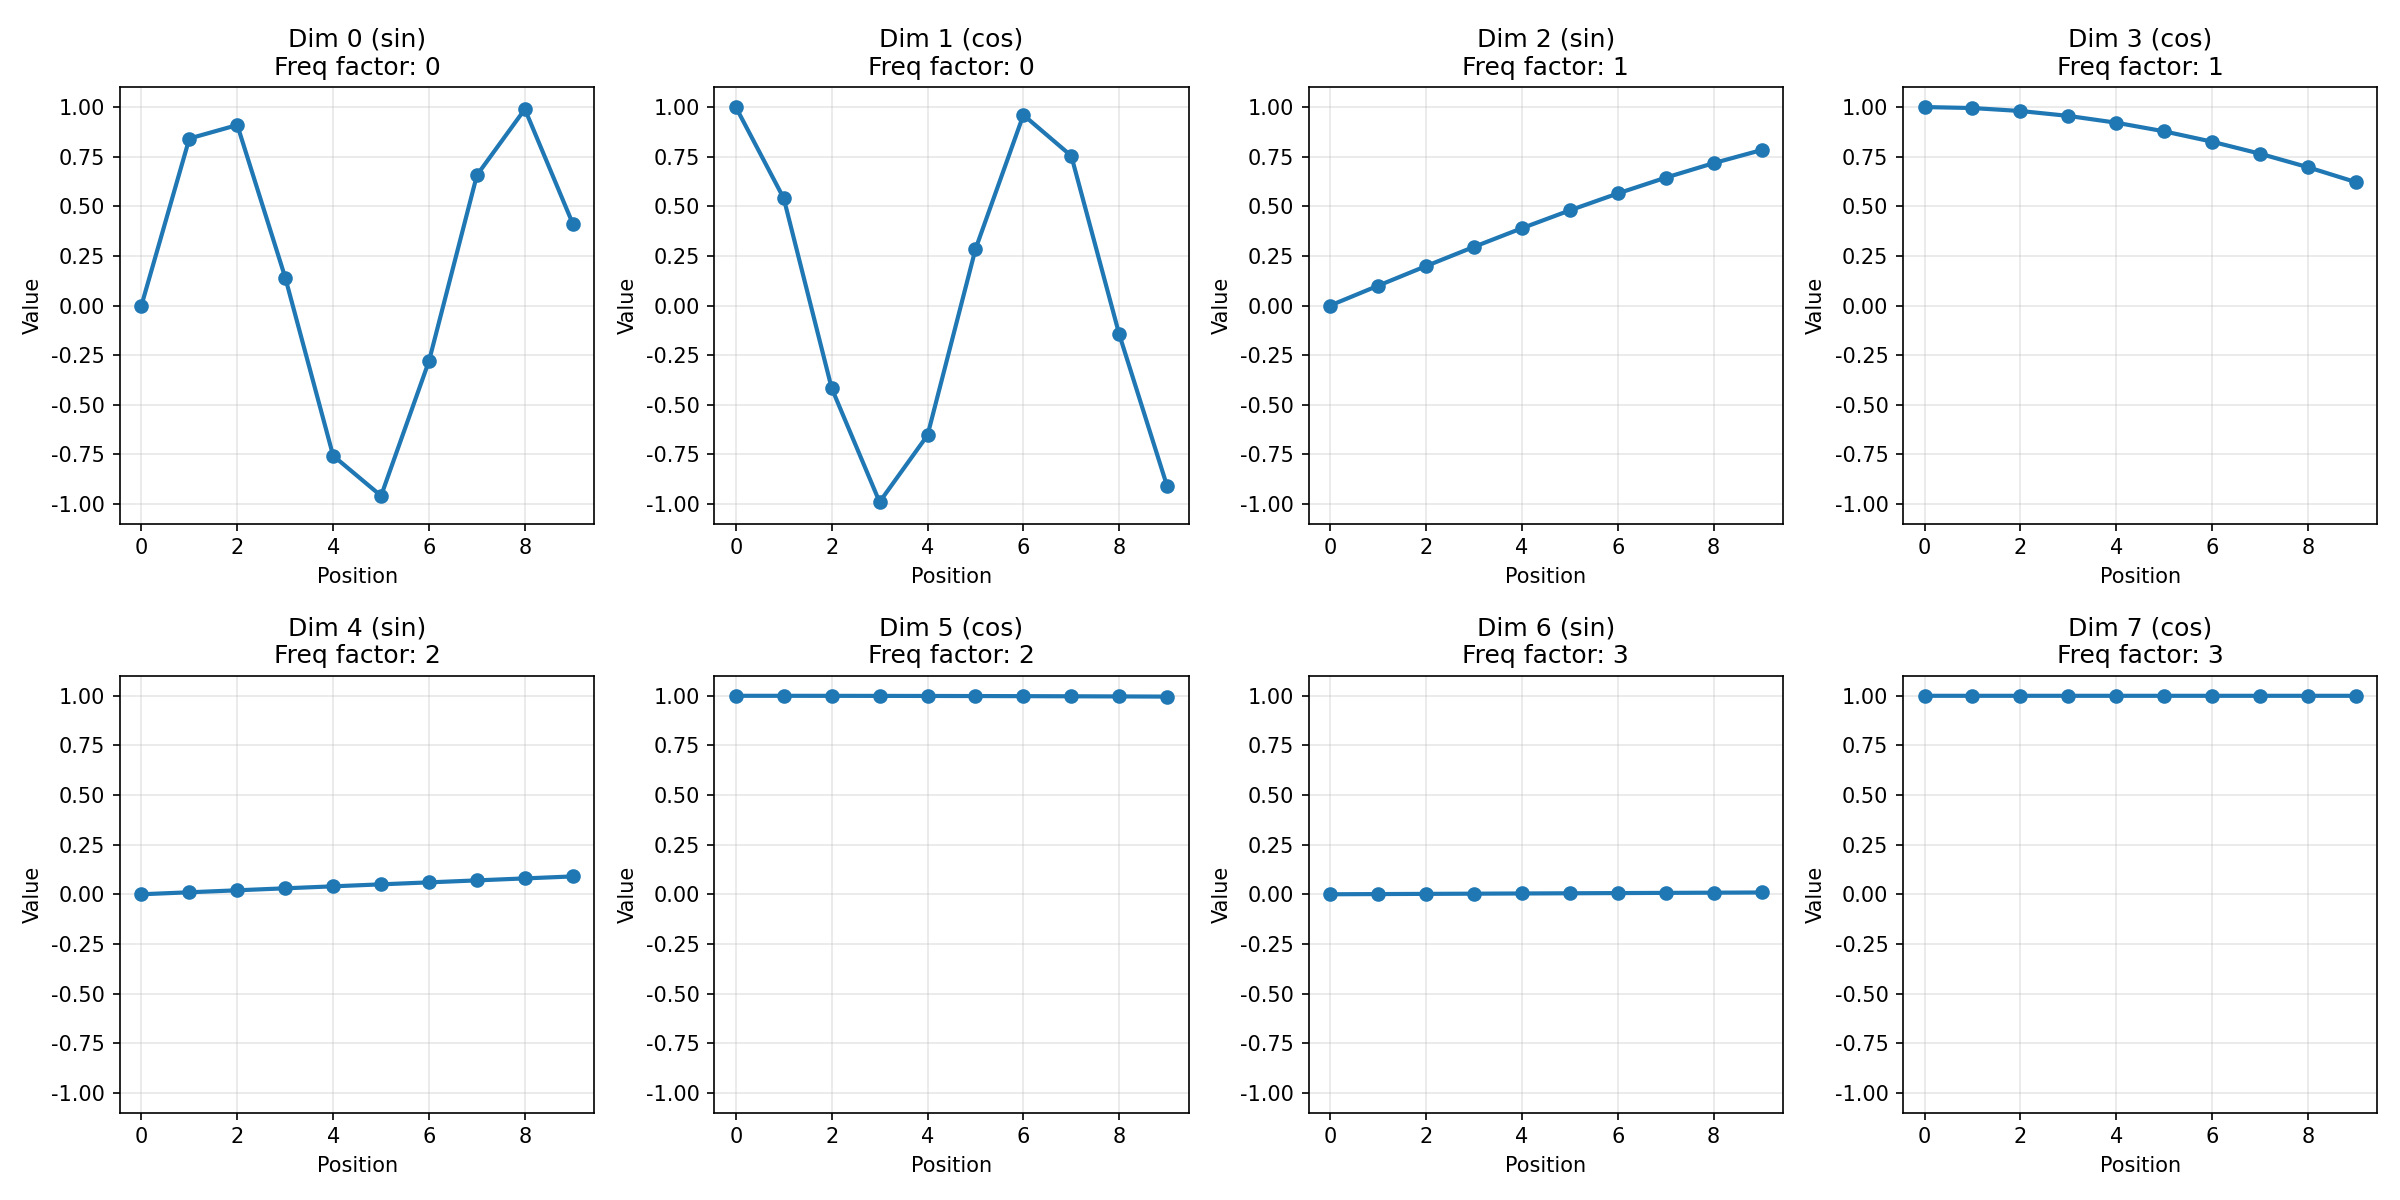

Generate this figure with Python:
import torch
import torch.nn as nn
import numpy as np
import matplotlib.pyplot as plt
from wawa_transformer import PositionalEncoding
import math

# 设置matplotlib支持中文显示
plt.rcParams['font.sans-serif'] = ['DejaVu Sans', 'SimHei', 'Arial Unicode MS']
plt.rcParams['axes.unicode_minus'] = False

def simple_positional_encoding_demo():
    """简化的位置编码演示，重点理解核心概念"""
    print("=" * 60)
    print("位置编码(PositionalEncoding)核心概念演示")
    print("=" * 60)
    
    # 使用小参数便于理解
    d_model = 8  # 只用8维便于观察
    max_len = 10
    
    print(f"简化参数: d_model={d_model}, max_len={max_len}")
    print()
    
    # 创建位置编码
    pos_encoding = PositionalEncoding(d_model, max_len, dropout=0.0)
    
    # 显示完整的位置编码矩阵
    print("完整的位置编码矩阵 (位置 × 维度):")
    print("每行代表一个位置的编码向量")
    print("pos\\dim", end="")
    for dim in range(d_model):
        print(f"\tdim_{dim}", end="")
    print()
    
    for pos in range(max_len):
        print(f"pos_{pos}", end="")
        for dim in range(d_model):
            val = pos_encoding.pe[pos, 0, dim].item()
            print(f"\t{val:6.3f}", end="")
        print()
    
    print("\n" + "="*50)
    print("观察规律:")
    print("1. 偶数列(0,2,4,6)是sin函数值")
    print("2. 奇数列(1,3,5,7)是cos函数值") 
    print("3. 从左到右，波动频率越来越慢")
    print("4. 每一行(位置)都有独特的编码模式")
    print("="*50)
    
    # 手动验证几个关键值
    print("\n手动验证位置编码公式:")
    print("公式: PE(pos,2i) = sin(pos/10000^(2i/d_model))")
    print("     PE(pos,2i+1) = cos(pos/10000^(2i/d_model))")
    print()
    
    test_pos = 3
    print(f"验证位置 {test_pos} 的编码:")
    for i in range(0, d_model, 2):
        # 计算div_term = 1 / 10000^(2i/d_model)
        div_term = math.exp(i * (-math.log(10000.0) / d_model))
        
        # sin值 (偶数维度)
        manual_sin = math.sin(test_pos * div_term)
        model_sin = pos_encoding.pe[test_pos, 0, i].item()
        
        print(f"维度{i} (sin): 手动计算={manual_sin:.6f}, 模型输出={model_sin:.6f}")
        
        # cos值 (奇数维度)
        if i + 1 < d_model:
            manual_cos = math.cos(test_pos * div_term)
            model_cos = pos_encoding.pe[test_pos, 0, i + 1].item()
            print(f"维度{i+1} (cos): 手动计算={manual_cos:.6f}, 模型输出={model_cos:.6f}")
    
    # 可视化不同维度的波形
    print("\n生成简化的波形图...")
    fig, axes = plt.subplots(2, 4, figsize=(16, 8))
    positions = np.arange(max_len)
    
    for dim in range(d_model):
        row = dim // 4
        col = dim % 4
        
        values = pos_encoding.pe[:max_len, 0, dim].numpy()
        axes[row, col].plot(positions, values, 'o-', linewidth=2, markersize=6)
        
        func_type = "sin" if dim % 2 == 0 else "cos"
        freq_factor = dim // 2
        axes[row, col].set_title(f'Dim {dim} ({func_type})\nFreq factor: {freq_factor}')
        axes[row, col].set_xlabel('Position')
        axes[row, col].set_ylabel('Value')
        axes[row, col].grid(True, alpha=0.3)
        axes[row, col].set_ylim(-1.1, 1.1)
    
    plt.tight_layout()
    plt.savefig('/home/haohu/src/codesnip/python/transformer-test/simple_pe_demo.png', dpi=150)
    plt.show()
    print("简化演示图已保存为 simple_pe_demo.png")
    
    # 分析位置编码的实际应用效果
    print("\n" + "="*50)
    print("位置编码的实际应用效果分析:")
    print("="*50)
    
    # 模拟两个相同单词在不同位置的情况
    word_embedding = torch.randn(1, d_model)  # 假设某个单词的embedding
    
    print("假设我们有一个单词，它的embedding是固定的:")
    print(f"单词embedding: {word_embedding.squeeze().numpy()}")
    print()
    
    print("但这个单词出现在不同位置时，加上位置编码后的最终表示:")
    for pos in [0, 2, 5]:
        # 获取该位置的位置编码
        pos_enc = pos_encoding.pe[pos, 0, :].unsqueeze(0)
        
        # 单词embedding + 位置编码
        final_repr = word_embedding + pos_enc
        
        print(f"位置{pos}: {final_repr.squeeze().numpy()}")
    
    print("\n观察: 相同的单词在不同位置会有不同的最终表示!")
    print("这样Transformer就能区分'我爱你'和'你爱我'中'我'和'你'的不同位置。")

def demonstrate_position_similarity():
    """演示位置之间的相似性关系"""
    print("\n" + "="*60)
    print("位置相似性分析")
    print("="*60)
    
    d_model = 64
    max_len = 50
    pos_encoding = PositionalEncoding(d_model, max_len, dropout=0.0)
    
    # 选择一个参考位置
    ref_pos = 10
    ref_encoding = pos_encoding.pe[ref_pos, 0, :]
    
    print(f"以位置{ref_pos}为参考，计算其他位置与它的相似度:")
    print("位置\t欧氏距离\t余弦相似度")
    
    for pos in range(0, min(20, max_len)):
        if pos != ref_pos:
            current_encoding = pos_encoding.pe[pos, 0, :]
            
            # 欧氏距离
            euclidean = torch.norm(ref_encoding - current_encoding).item()
            
            # 余弦相似度
            cosine = torch.cosine_similarity(
                ref_encoding.unsqueeze(0), 
                current_encoding.unsqueeze(0)
            ).item()
            
            print(f"{pos}\t{euclidean:.3f}\t\t{cosine:.3f}")
    
    print(f"\n观察规律:")
    print(f"1. 离参考位置{ref_pos}越近的位置，欧氏距离越小，余弦相似度越大")
    print(f"2. 这种渐变的相似性帮助模型理解序列中的位置关系")
    print(f"3. 不会出现跳跃式的突变，保证了位置信息的平滑性")

if __name__ == "__main__":
    # 运行简化演示
    simple_positional_encoding_demo()
    
    # 演示位置相似性
    demonstrate_position_similarity()
    
    print("\n" + "="*60)
    print("总结: 位置编码的核心价值")
    print("="*60)
    print("1. 给每个位置分配独特但相关的'身份证'")
    print("2. 相近位置有相似的编码，远程位置编码差异较大")
    print("3. 使用数学函数(sin/cos)确保编码的规律性和可预测性")
    print("4. 不需要训练参数，是纯数学计算")
    print("5. 可以处理训练时未见过的更长序列")
    print("="*60)
